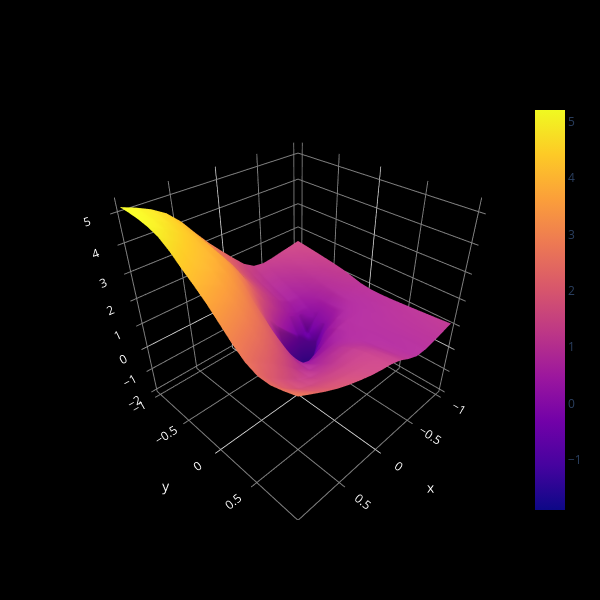

Notebook code cell kept with this figure:
### Code cell
# generate the loss landscape (Last Only)
N    = 16
α, β = np.array([1, 1]) * 1
a, b = torch.linspace(-1, 1, N), torch.linspace(-1, 1, N)
a, b = torch.meshgrid(a, b, indexing="ij")
Z    = torch.zeros(N, N)

EVAL_STATE = trajectory[-1]
for i in tqdm(range(N), ncols=120):
    for j in range(N):
        
        tempstate = copy.deepcopy(EVAL_STATE)
        for key, value in tempstate.items():
            tempstate[key] = tempstate[key] + α * a[i, j] * DIR1[key] + β * b[i, j] * DIR2[key]

        model.load_state_dict(tempstate)
        pred     = model(SAMPLES)
        loss     = criterion(SAMPLES, pred)
        loss_avg = torch.mean(loss)
        Z[i, j] = loss_avg.item()
        
fig = go.Figure()
fig.add_trace(go.Surface(
    x=a, y=b, z=torch.log(Z + 1e-6),
    ))

fig.update_layout(
    width=600, height=600,
    paper_bgcolor='rgba(0,0,0,1)',
    plot_bgcolor='rgba(0,0,0,0)',
    scene=dict(
        xaxis=dict(
            backgroundcolor="black",
            color="white",
            gridcolor="gray"
        ),
        yaxis=dict(
            backgroundcolor="black",
            color="white",
            gridcolor="gray"
        ),
        zaxis=dict(
            backgroundcolor="black",
            color="white",
            gridcolor="gray"
        ),
        aspectratio=dict(x=1, y=1, z=1),
    )
)

### Figure 1 — Plotly figure (JSON) as saved in the notebook; plotly's stock layout.template omitted (floating-point values rounded to 4 significant figures; data arrays with more than 128 entries replaced by an {"elided": "..."} marker saying what was removed)
{"data": [{"type": "surface", "x": {"elided": "16x16 float values"}, "y": {"elided": "16x16 float values"}, "z": {"elided": "16x16 float values"}}], "layout": {"height": 600, "paper_bgcolor": "rgba(0,0,0,1)", "plot_bgcolor": "rgba(0,0,0,0)", "scene": {"aspectratio": {"x": 1, "y": 1, "z": 1}, "xaxis": {"backgroundcolor": "black", "color": "white", "gridcolor": "gray"}, "yaxis": {"backgroundcolor": "black", "color": "white", "gridcolor": "gray"}, "zaxis": {"backgroundcolor": "black", "color": "white", "gridcolor": "gray"}}, "width": 600}}
